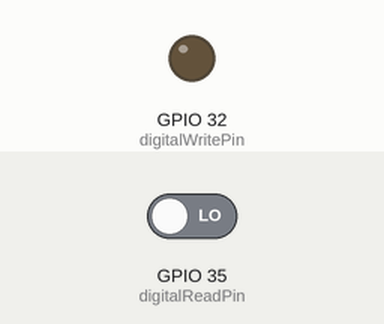
Bench run of a sketch on a simulated ESP32. On the bench: output pins drawn as LEDs (lit = HIGH). Inputs (shaded band) come from the test bench; at power-on: GPIO 35 (digitalReadPin) LOW. What the sketch prints to the serial monitor is not drawn.

Above: at 1.2 s.
1.3 s: GPIO 35 (digitalReadPin) driven HIGH
At 2.3 s:
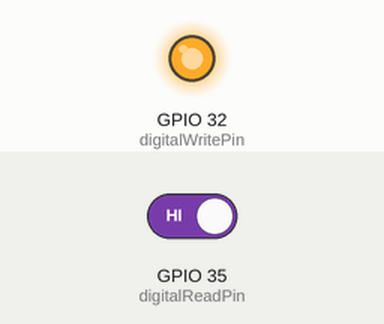
2.8 s: GPIO 35 (digitalReadPin) driven LOW
At 3.5 s:
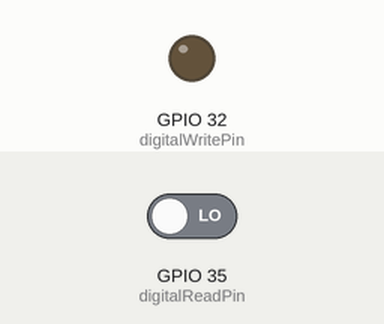
Timing chart, 0 to 5.8 s (numbered marks = the images above; inputs shaded):
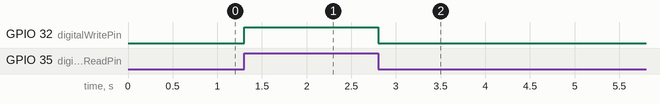

Measured:
- after the input at 1.3 s, GPIO 32 (digitalWritePin): LOW → HIGH at once
- after the input at 2.8 s, GPIO 32 (digitalWritePin): HIGH → LOW at once

The sketch:

Boton_LED.ino
```cpp
#define digitalReadPin 35
#define digitalWritePin 32

bool pinStatus;
void setup() {
  Serial.begin(115200);
  pinMode(digitalReadPin, INPUT);
  pinMode(digitalWritePin, OUTPUT);
}

void loop() {
  Serial.println(digitalRead(digitalReadPin));
  pinStatus=digitalRead(digitalReadPin);

  if (pinStatus == HIGH){
    digitalWrite(digitalWritePin, HIGH);
  }else{
    digitalWrite(digitalWritePin, LOW);
  }
}
```
